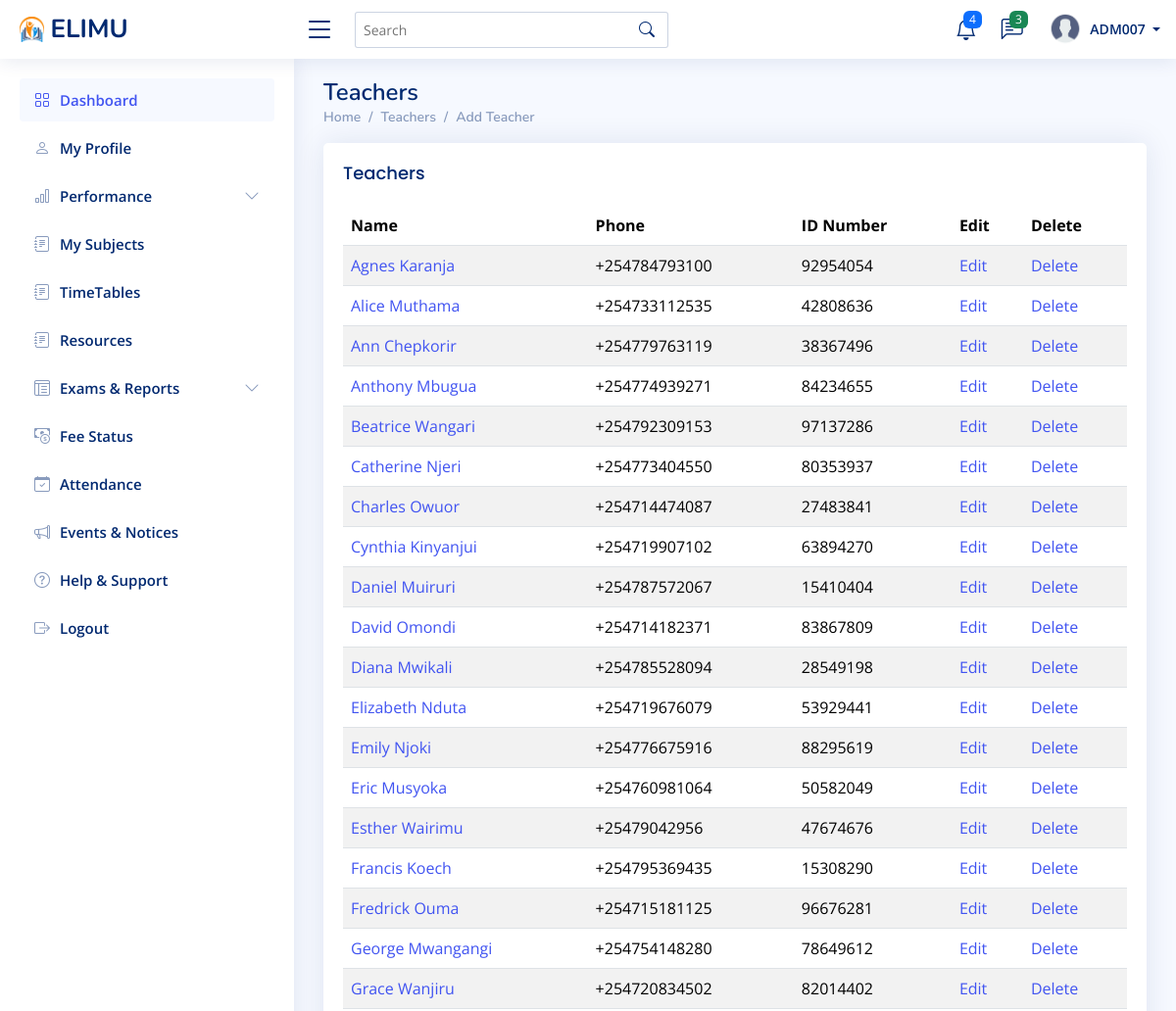
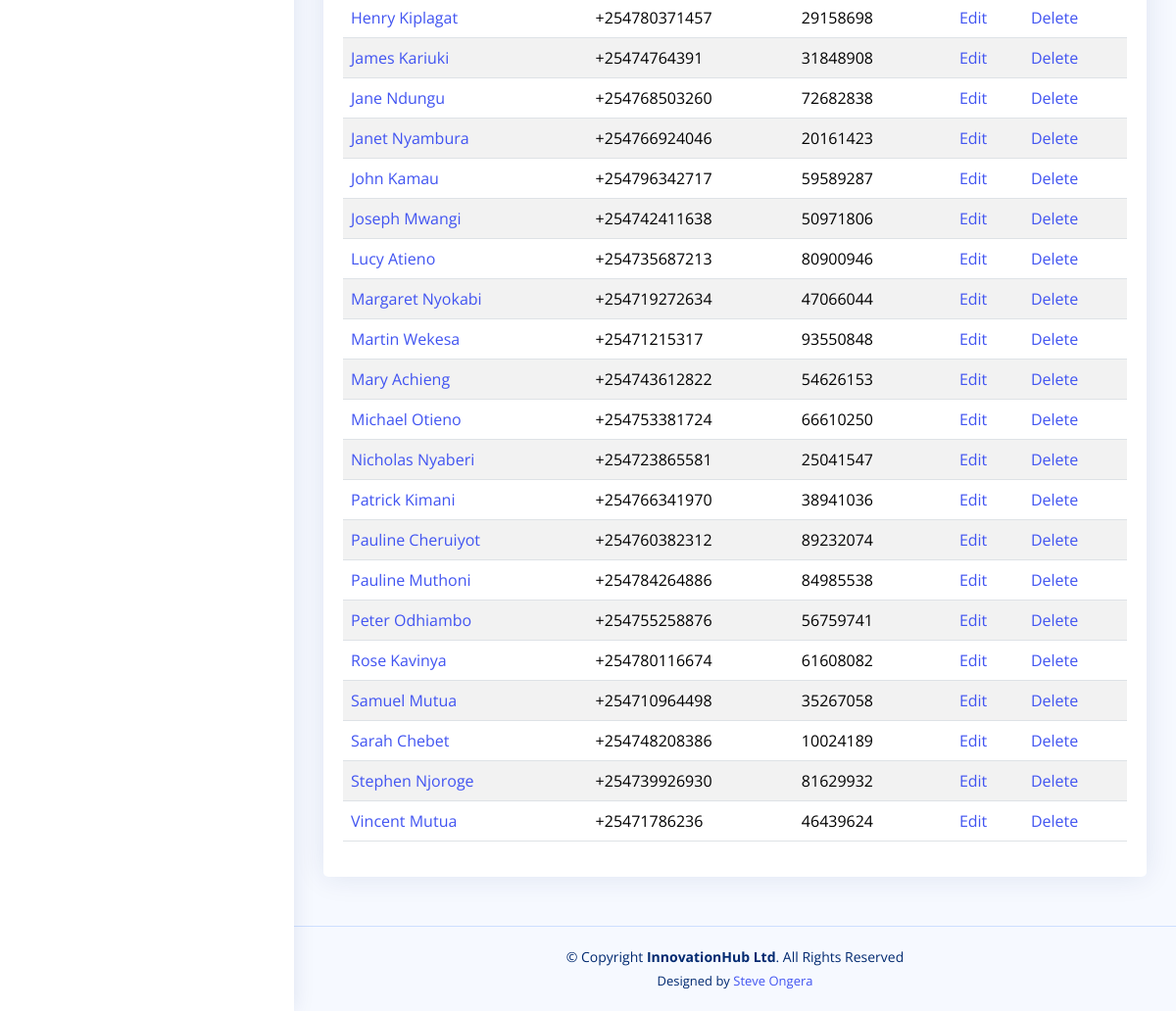
Page /teachers/ (signed in) on the committed database (2 pictures, top to bottom).
### myapp/models.py (models this page shows, shortened)
class Teacher(models.Model):
    id_number = models.CharField(max_length=20, unique=True)
    first_name = models.CharField(max_length=100)
    last_name = models.CharField(max_length=100)
    email = models.EmailField(unique=True)
    phone = models.CharField(max_length=15, unique=True)
    address = models.TextField(null=True, blank=True)
    assigned_class = models.ForeignKey(Class_of_study, on_delete=models.SET_NULL, null=True, blank=True, related_name="teachers")
    profile_image = models.ImageField(upload_to="teachers_profiles/", default="teachers_profiles/profile.png",  null=True, blank=True)
    teacher_code = models.CharField(max_length=6, unique=True, blank=True)
    date_of_birth = models.DateField(null=True, blank=True)
    gender = models.CharField(max_length=10, choices=[('M', 'Male'), ('F', 'Female')], null=True, blank=True)
    nationality = models.CharField(max_length=50, null=True, blank=True)
    employment_date = models.DateField(null=True, blank=True)
    department = models.CharField(max_length=100, null=True, blank=True)
    position = models.CharField(max_length=100, null=True, blank=True)  # e.g., Senior Teacher, HOD
    emergency_contact_name = models.CharField(max_length=100, null=True, blank=True)
    emergency_contact_phone = models.CharField(max_length=15, null=True, blank=True)
    emergency_contact_relationship = models.CharField(max_length=50, null=True, blank=True)
    created_at = models.DateTimeField(auto_now_add=True)
    updated_at = models.DateTimeField(auto_now=True)
    class Meta:
        ordering = ['first_name', 'last_name']

### myapp/views.py (the view)
# urls.py: path('teachers/', views.teacher_list, name='teacher_list'),
@login_required
def teacher_list(request):
    teachers = Teacher.objects.all()
    return render(request, 'teachers/teacher_list.html', {'teachers': teachers})

### myapp/context_processors.py (called while the page is built)
def unread_messages(request):
    if request.user.is_authenticated:
        messages = Message.objects.filter(receiver=request.user, is_read=False).order_by('-timestamp')
        return {'messages': messages}
    return {'messages': []}

### templates/teachers/teacher_list.html
{% extends "base/base.html" %}
{% block content %}
<div class="pagetitle">
    <h1>Teachers</h1>
    <nav>
      <ol class="breadcrumb">
        <li class="breadcrumb-item"><a href="{% url 'admin_dashboard' %}">Home</a></li>
        <li class="breadcrumb-item">Teachers</li>
        <li class="breadcrumb-item active"><a href="{% url 'teacher_create' %}">Add Teacher</a></li>
      </ol>
    </nav>
</div>
<section class="section">
    <div class="row">
        <div class="col-lg-12">
            <div class="card">
                <div class="card-body">
                    <h5 class="card-title">Teachers</h5>
                    <div class="table-responsive">
                        <table class="table table-striped datatable">
                            <thead>
                                <tr>
                                    <th>Name</th>
                                    <th>Phone</th>
                                    <th> ID Number</th>
                                    <th>Edit</th>
                                    <th>Delete</th>
                                </tr>
                            </thead>
                            <tbody>
                              {% for teacher in teachers %}
                                <tr>
                                    <td><a href="{% url 'teacher_detail' teacher.id %}"> {{ teacher.first_name }} {{ teacher.last_name }}</a></td>
                                    <td>{{teacher.phone}}</td>
                                    <td>{{ teacher.id_number }}</td>
                                    <td><a href="{% url 'teacher_edit' teacher.id %}">Edit</a></td>
                                    <td><a href="{% url 'teacher_delete' teacher.id %}">Delete</a></td>
                                </tr>
                                {% endfor %}
                            </tbody>
                        </table>
                    </div>
                </div>
            </div>
        </div>
    </div>
</section>
{% endblock %}

### templates/base/navbar.html (shortened to what this page needs)
{% load static %}
<header id="header" class="header fixed-top d-flex align-items-center">
    <div class="d-flex align-items-center justify-content-between">
      {% if request.user.is_staff %}
        <a href="{% url 'admin_dashboard'%}" class="logo d-flex align-items-center">
        {% else %}
        <a href="{% url 'student_dashboard'%}" class="logo d-flex align-items-center">
      {% endif %}
        <img src="{% static 'assets/img/logo.png'%}" alt="">
        <span class="d-none d-lg-block">ELIMU</span>
      </a>
      <i class="bi bi-list toggle-sidebar-btn"></i>
    </div>
    <div class="search-bar">
      <form class="search-form d-flex align-items-center" method="POST" action="#">
        <input type="text" name="query" placeholder="Search" title="Enter search keyword">
        <button type="submit" title="Search"><i class="bi bi-search"></i></button>
      </form>
    </div>
    <nav class="header-nav ms-auto">
      <ul class="d-flex align-items-center">
        <li class="nav-item dropdown">
          <a class="nav-link nav-icon" href="#" data-bs-toggle="dropdown">
            <i class="bi bi-bell"></i>
            <span class="badge bg-primary badge-number">4</span>
          </a>
            </li>
          </ul>
        <li class="nav-item dropdown">
          <a class="nav-link nav-icon" href="#" data-bs-toggle="dropdown">
            <i class="bi bi-chat-left-text"></i>
            <span class="badge bg-success badge-number">3</span>
          </a>
        </li>
        <li class="nav-item dropdown pe-3">
          <a class="nav-link nav-profile d-flex align-items-center pe-0" href="#" data-bs-toggle="dropdown">
            <img src="{% static 'assets/img/profile.png'%}" alt="Profile" class="rounded-circle">
            <span class="d-none d-md-block dropdown-toggle ps-2">
              {% if user.is_authenticated %}
                   {{ user.username }}
              {% else %}
                  Admin
              {% endif %}
            </span>
          </a>
        </li>
    </nav>
  </header>

### static/assets/css/style.css (style rules this page uses)
:root { scroll-behavior: smooth; }
body { font-family: "Open Sans", sans-serif; background: #f6f9ff; color: #444444; }
a { color: #4154f1; text-decoration: none; }
h1, h2, h3, h4, h5, h6 { font-family: "Nunito", sans-serif; }
.pagetitle { margin-bottom: 10px; }
.pagetitle h1 { font-size: 24px; margin-bottom: 0; font-weight: 600; color: #012970; }
.card { margin-bottom: 30px; border: none; border-radius: 5px; box-shadow: 0px 0 30px rgba(1, 41, 112, 0.1); }
.card-title { padding: 20px 0 15px 0; font-size: 18px; font-weight: 500; color: #012970; font-family: "Poppins", sans-serif; }
.card-body { padding: 0 20px 20px 20px; }
.breadcrumb { font-size: 14px; font-family: "Nunito", sans-serif; color: #899bbd; font-weight: 600; }
.breadcrumb a { color: #899bbd; transition: 0.3s; }
.breadcrumb .breadcrumb-item::before { color: #899bbd; }
.breadcrumb .active { color: #51678f; font-weight: 600; }
.logo { line-height: 1; }
@media (min-width: 1200px) { .logo { width: 280px; } }
.logo img { max-height: 26px; margin-right: 6px; }
.logo span { font-size: 26px; font-weight: 700; color: #012970; font-family: "Nunito", sans-serif; }
.header { transition: all 0.5s; z-index: 997; height: 60px; box-shadow: 0px 2px 20px rgba(1, 41, 112, 0.1); background-color: #fff; padding-left: 20px; }
.header .toggle-sidebar-btn { font-size: 32px; padding-left: 10px; cursor: pointer; color: #012970; }
.header .search-bar { min-width: 360px; padding: 0 20px; }
.header .search-form { width: 100%; }
.header .search-form input { border: 0; font-size: 14px; color: #012970; border: 1px solid rgba(1, 41, 112, 0.2); padding: 7px 38px 7px 8px; border-radius: 3px; transition: 0.3s; width: 100%; }
.header .search-form button { border: 0; padding: 0; margin-left: -30px; background: none; }
.header .search-form button i { color: #012970; }
.header-nav ul { list-style: none; }
.header-nav>ul { margin: 0; padding: 0; }
.header-nav .nav-icon { font-size: 22px; color: #012970; margin-right: 25px; position: relative; }
.header-nav .nav-profile { color: #012970; }
.header-nav .nav-profile img { max-height: 36px; }
.header-nav .nav-profile span { font-size: 14px; font-weight: 600; }
.header-nav .badge-number { position: absolute; inset: -2px -5px auto auto; font-weight: normal; font-size: 12px; padding: 3px 6px; }

### rows in the picture
Teacher: first_name "Agnes", last_name "Karanja", phone "+254784793100", id_number "92954054"
Teacher: first_name "Alice", last_name "Muthama", phone "+254733112535", id_number "42808636"
Teacher: first_name "Ann", last_name "Chepkorir", phone "+254779763119", id_number "38367496"
Teacher: first_name "Anthony", last_name "Mbugua", phone "+254774939271", id_number "84234655"
Teacher: first_name "Beatrice", last_name "Wangari", phone "+254792309153", id_number "97137286"
Teacher: first_name "Catherine", last_name "Njeri", phone "+254773404550", id_number "80353937"
Teacher: first_name "Charles", last_name "Owuor", phone "+254714474087", id_number "27483841"
Teacher: first_name "Cynthia", last_name "Kinyanjui", phone "+254719907102", id_number "63894270"
Teacher: first_name "Daniel", last_name "Muiruri", phone "+254787572067", id_number "15410404"
Teacher: first_name "David", last_name "Omondi", phone "+254714182371", id_number "83867809"
Teacher: first_name "Diana", last_name "Mwikali", phone "+254785528094", id_number "28549198"
Teacher: first_name "Elizabeth", last_name "Nduta", phone "+254719676079", id_number "53929441"
Teacher: first_name "Emily", last_name "Njoki", phone "+254776675916", id_number "88295619"
Teacher: first_name "Eric", last_name "Musyoka", phone "+254760981064", id_number "50582049"
Teacher: first_name "Esther", last_name "Wairimu", phone "+25479042956", id_number "47674676"
Teacher: first_name "Francis", last_name "Koech", phone "+254795369435", id_number "15308290"
Teacher: first_name "Fredrick", last_name "Ouma", phone "+254715181125", id_number "96676281"
Teacher: first_name "George", last_name "Mwangangi", phone "+254754148280", id_number "78649612"
Teacher: first_name "Grace", last_name "Wanjiru", phone "+254720834502", id_number "82014402"
Teacher: first_name "Henry", last_name "Kiplagat", phone "+254780371457", id_number "29158698"
Teacher: first_name "James", last_name "Kariuki", phone "+25474764391", id_number "31848908"
Teacher: first_name "Jane", last_name "Ndungu", phone "+254768503260", id_number "72682838"
Teacher: first_name "Janet", last_name "Nyambura", phone "+254766924046", id_number "20161423"
Teacher: first_name "John", last_name "Kamau", phone "+254796342717", id_number "59589287"
Teacher: first_name "Joseph", last_name "Mwangi", phone "+254742411638", id_number "50971806"
Teacher: first_name "Lucy", last_name "Atieno", phone "+254735687213", id_number "80900946"
Teacher: first_name "Margaret", last_name "Nyokabi", phone "+254719272634", id_number "47066044"
Teacher: first_name "Martin", last_name "Wekesa", phone "+25471215317", id_number "93550848"
Teacher: first_name "Mary", last_name "Achieng", phone "+254743612822", id_number "54626153"
Teacher: first_name "Michael", last_name "Otieno", phone "+254753381724", id_number "66610250"
Teacher: first_name "Nicholas", last_name "Nyaberi", phone "+254723865581", id_number "25041547"
Teacher: first_name "Patrick", last_name "Kimani", phone "+254766341970", id_number "38941036"
Teacher: first_name "Pauline", last_name "Cheruiyot", phone "+254760382312", id_number "89232074"
Teacher: first_name "Pauline", last_name "Muthoni", phone "+254784264886", id_number "84985538"
Teacher: first_name "Peter", last_name "Odhiambo", phone "+254755258876", id_number "56759741"
Teacher: first_name "Rose", last_name "Kavinya", phone "+254780116674", id_number "61608082"
Teacher: first_name "Samuel", last_name "Mutua", phone "+254710964498", id_number "35267058"
Teacher: first_name "Sarah", last_name "Chebet", phone "+254748208386", id_number "10024189"
Teacher: first_name "Stephen", last_name "Njoroge", phone "+254739926930", id_number "81629932"
Teacher: first_name "Vincent", last_name "Mutua", phone "+25471786236", id_number "46439624"

### other values in the picture
{{ user.username }} "ADM007"
